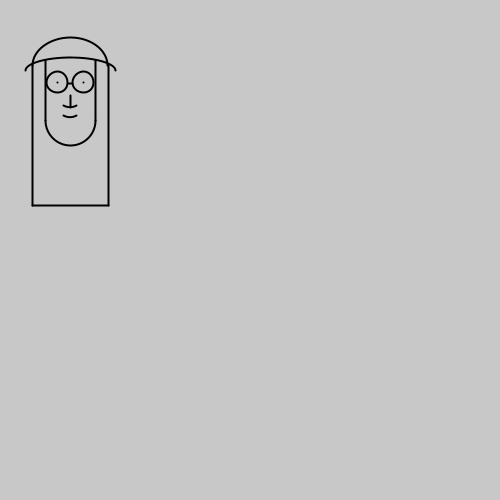
Frame 1 (no input)
Frame 60 (the mouse pressed at the canvas centre just before this capture): identical to frame 1, image omitted
Frame 120 (the mouse held since frame 60 and released just before this capture): identical to frame 1, image omitted

The Processing sketch that drew this single still picture (run headless with seeded random() and noise(); from frame 60 on, the mouse is pressed at the canvas centre):

// Processing sketch: p2_aitana
// ── p2_aitana.pde
void setup(){
  //frameRate(12);
  size(500,500);
}
void draw(){
  aitana(20,20);
}

// ── aitana.pde
void aitana(float px, float py){
  pushMatrix();
  translate(px, py);
  background(200);
  rectMode(CENTER);
  stroke(200,0,100);
  strokeWeight(2);
  noFill();
  stroke(0);
  arc(50,100,50,50, radians(0), radians(180));
  point(37,62);
  point(63,62);
  line(50,75,50,87);
  line(25,40,25,100);
  line(75,40,75,100);
  ellipse(37,62,21,21);
  ellipse(63,62,21,21);
  line(48,63,52,63);
  line(12,45,12,185);
  line(88,45,88,185);
  line(12,185,88,185);
  arc(50,75,25,25, radians(60), radians(120));
  arc(50,85,25,25, radians(60), radians(120));
  arc(50,50,90,25, radians(180), radians(360));
  arc(50,45,75,55, radians(180), radians(360));
  popMatrix();
}
